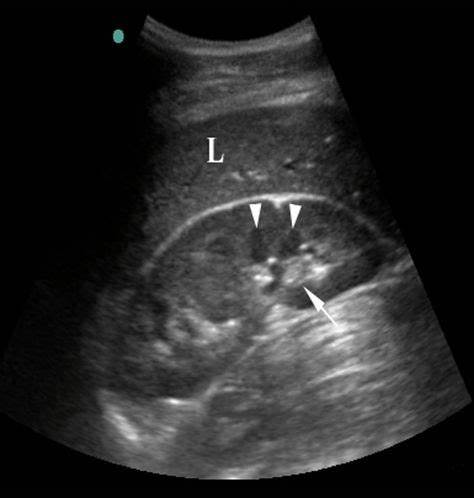
%> input picture Project_Images_Asser/Kidney stone positive.jpeg, 474 x 498 px
$ octave Final_Project_Asser.m   (GNU Octave 9; MATLAB toolbox functions it lacks are replaced by stand-ins)
%> lines starting %> are read from the running program, lines starting %| are printed output that depends on the picture; in (x1, y1, x2, y2) boxes, pixels count from 0 and x2, y2 are one past the last pixel; in counts of white or black regions, pixels touching at a corner belong together; the program's own positions count from 1
% Final Project Asser
% KIDNEY STONE DETECTION USING MATLAB
clc;
clear;
close all;
warning off;

% Prompt for input file (image or video)
[file, path] = uigetfile({'*.jpg;*.jpeg;*.png;*.bmp;*.avi;*.mp4', 'Image and Video Files (*.jpg,*.jpeg, *.png, *.bmp, *.avi, *.mp4)'});
%> the answer given: Project_Images_Asser/Kidney stone positive.jpeg
inputFile = fullfile(path, file);

% Check if the file is a video
[~, ~, ext] = fileparts(inputFile);
isVideo = any(strcmpi(ext, {'.avi', '.mp4'}));

if isVideo
    % Read the video
    videoObj = VideoReader(inputFile);

    % Extract the first frame
    frame = readFrame(videoObj);
    else
    % Read the input image
    frame = imread(inputFile);
%> frame is the input picture: size 498x474x3 uint8; mean R, G, B 40, 40.1, 40
end

figure;
t = tiledlayout(4, 5, 'TileSpacing', 'compact', 'Padding', 'compact');
nexttile;
imshow(frame);
title('Original Frame');

% Convert the image RGB to GRAY
b = rgb2gray(frame);
nexttile;
imshow(b);
title('Grayscale Image');

% Binarize the image
c = b > 20;
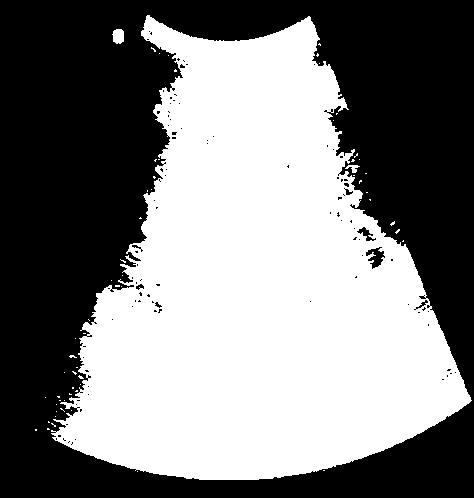
%> c: size 498x474 logical; 49.6% white; 61 white regions (58 under 20 px), largest, box (x1, y1, x2, y2) and area: (51, 15, 472, 480) 116594, (112, 29, 124, 44) 148, (345, 165, 360, 173) 58
nexttile;
imshow(c);
title('Binarized Image');

% Fill the holes
d = imfill(c, 'holes');
%> d: size 498x474 logical; 49.9% white; 61 white regions (58 under 20 px), largest, box (x1, y1, x2, y2) and area: (51, 15, 472, 480) 117430, (112, 29, 124, 44) 148, (345, 165, 360, 173) 58
nexttile;
imshow(d);
title('Holes Filled');

% Remove unwanted parts
e = bwareaopen(d, 1000);
%> e: size 498x474 logical; 49.7% white; 1 white region, box (x1, y1, x2, y2) and area: (51, 15, 472, 480) 117430
nexttile;
imshow(e);
title('Denoised Image');

% REPMAT function
PreprocessedImage = uint8(double(frame) .* repmat(e, [1, 1, 3]));
nexttile;
imshow(PreprocessedImage);
title('Preprocessed Image');

% Adjust the image
PreprocessedImage = imadjust(PreprocessedImage, [0.3 0.7], []) + 50;
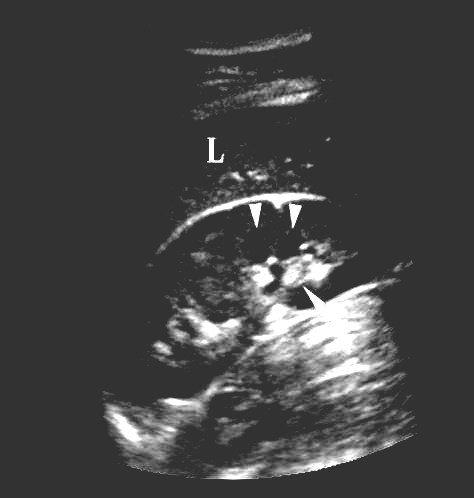
%> PreprocessedImage: size 498x474x3 uint8; min 50, max 255, mean 67.4
nexttile;
imshow(PreprocessedImage);
title('Enhanced Image');

% Convert RGB to GRAY image
uo = rgb2gray(PreprocessedImage);
nexttile;
imshow(uo);
title('Gray Image After Preprocessing');

% Median filter
mo = medfilt2(uo, [5 5]);
nexttile;
imshow(mo);
title('Median Filtered');

% Removal of less intensity part
po = mo > 250;
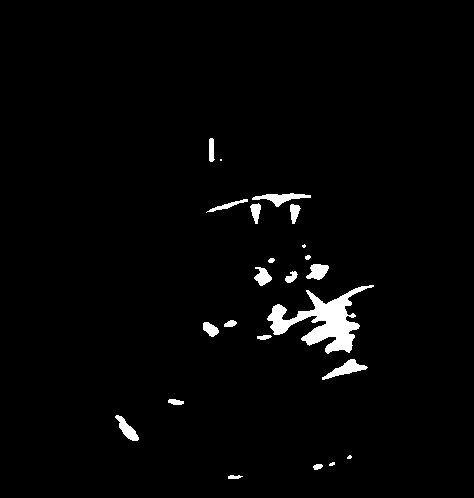
%> po: size 498x474 logical; 2.2% white; 23 white regions (4 under 20 px), largest, box (x1, y1, x2, y2) and area: (267, 285, 374, 354) 2669, (322, 359, 368, 380) 359, (252, 193, 311, 207) 348
nexttile;
imshow(po);
title('Thresholded for Intensity');

% Edge detection using Sobel, Prewitt, and Canny filters
sobelEdges = edge(mo, 'sobel');
%> sobelEdges: size 498x474 logical; 1.8% white in thin lines or dots
prewittEdges = edge(mo, 'prewitt');
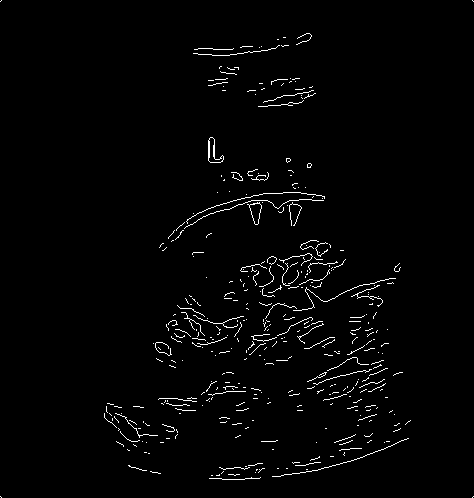
%> prewittEdges: size 498x474 logical; 1.8% white in thin lines or dots
cannyEdges = edge(mo, 'canny');
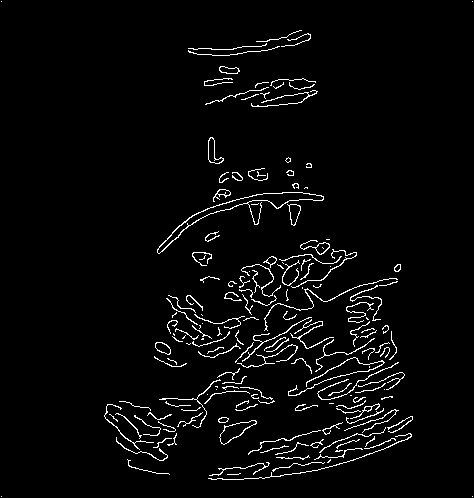
%> cannyEdges: size 498x474 logical; 3.4% white in thin lines or dots
nexttile;
imshow(sobelEdges);
title('Sobel Edges');
nexttile;
imshow(prewittEdges);
title('Prewitt Edges');
nexttile;
imshow(cannyEdges);
title('Canny Edges');

% Obtain the dimension of the image
[r, c] = size(po);
%> r = 498; c = 474
x1 = r / 2;
%> x1 = 249
y1 = c / 3;
%> y1 = 158
row = [x1 x1 + 200 x1 + 200 x1];
%> row = [249 449 449 249]
col = [y1 y1 y1 + 40 y1 + 40];
%> col = [158 158 198 198]

% ROI polynomial function
BW = roipoly(po, row, col);
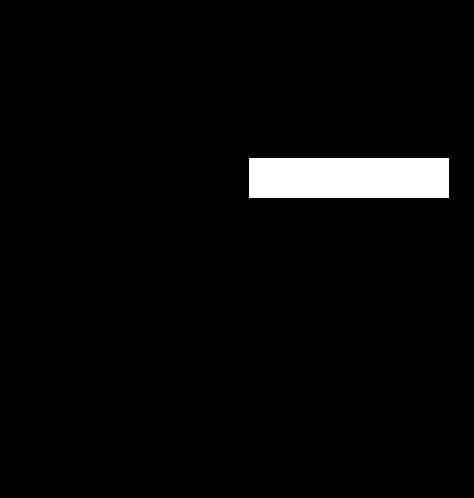
%> BW: size 498x474 logical; 3.4% white; 1 white region, box (x1, y1, x2, y2) and area: (249, 158, 449, 198) 8000
nexttile;
imshow(BW);
title('ROI Mask');

% Mask the kidney stone area
k = po .* double(BW);
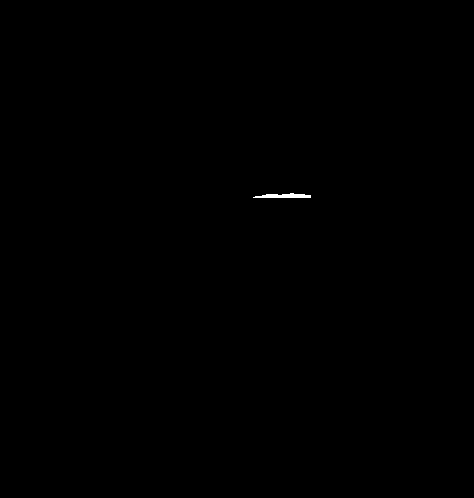
%> k: size 498x474 double; values 0 (black) and 1 (white), 0.09% white; 1 white region, box (x1, y1, x2, y2) and area: (253, 193, 311, 198) 202
nexttile;
imshow(k);
title('Masked Kidney Stone Area');

M = bwareaopen(k, 4);
[~, number] = bwlabel(M);
%> number = 1

if number >= 1
    disp('Stone is Detected in the kidney');
else
    disp('No Stone is detected in the kidney');
end

$ run again, on Project_Images_Asser/kidney positive.jpg
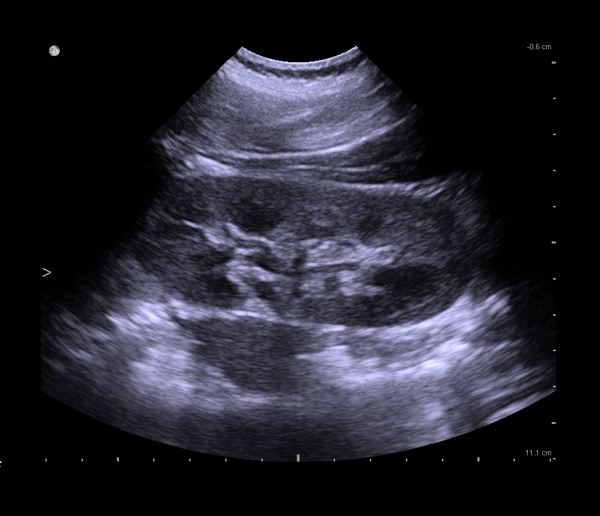
%> input picture Project_Images_Asser/kidney positive.jpg, 600 x 516 px
%> frame is the input picture: size 516x600x3 uint8; mean R, G, B 34.9, 34.7, 43.8
%> `c = b > 20;`:
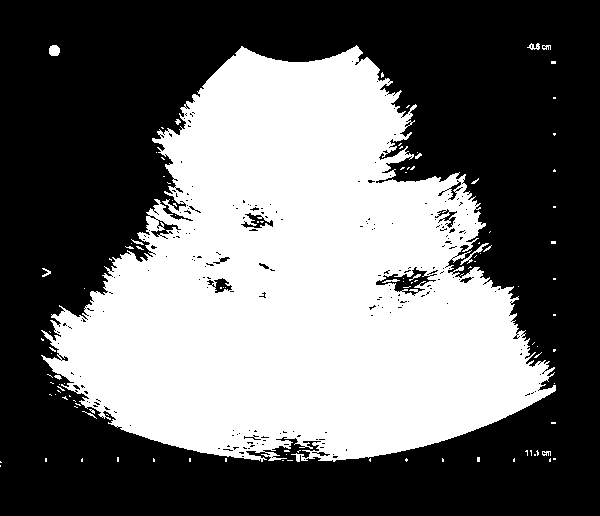
%> c: size 516x600 logical; 42.3% white; 113 white regions (99 under 20 px), largest, box (x1, y1, x2, y2) and area: (41, 45, 556, 462) 129925, (49, 45, 60, 56) 103, (460, 243, 489, 265) 99
%> d: size 516x600 logical; 43.1% white; 101 white regions (89 under 20 px), largest, box (x1, y1, x2, y2) and area: (41, 45, 556, 462) 132502, (49, 45, 60, 56) 103, (460, 243, 489, 265) 99
%> e: size 516x600 logical; 42.8% white; 1 white region, box (x1, y1, x2, y2) and area: (41, 45, 556, 462) 132502
%> po: size 516x600 logical; 2.8% white; 46 white regions (18 under 20 px), largest, box (x1, y1, x2, y2) and area: (320, 299, 480, 386) 3936, (226, 60, 344, 99) 1768, (132, 302, 174, 328) 635
%> sobelEdges: size 516x600 logical; 2% white in thin lines or dots
%> prewittEdges: size 516x600 logical; 2% white in thin lines or dots
%> cannyEdges: size 516x600 logical; 3.1% white in thin lines or dots
%> `BW = roipoly(po, row, col);`:
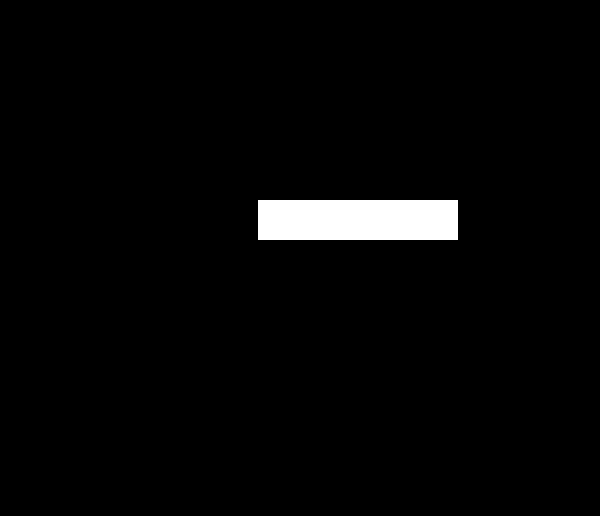
%> BW: size 516x600 logical; 2.6% white; 1 white region, box (x1, y1, x2, y2) and area: (258, 200, 458, 240) 8000
%> k: size 516x600 double; values 0 (black) and 1 (white), 0% white in thin lines or dots, all inside (x1, y1, x2, y2) = (262, 238, 264, 240)
%> number = 1
